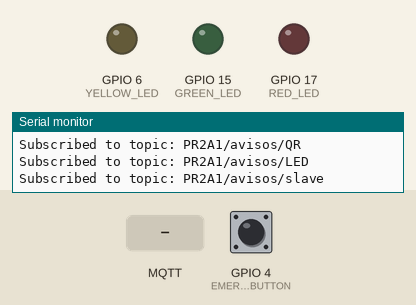
Recording of a sketch running on a simulated ESP32-S3. Parts: output pins drawn as LEDs (lit = HIGH), the last lines printed to the serial monitor. Inputs (shaded band) come from the test bench; at power-on: GPIO 4 (EMERGENCY_BUTTON) HIGH. WiFi joins after 1.5 s; servers stay silent unless stated; no MQTT or app messages arrive unless stated.

Above: at 2.7 s.
2.8 s: MQTT message "1" arrives on the second subscribed topic
At 4.0 s:
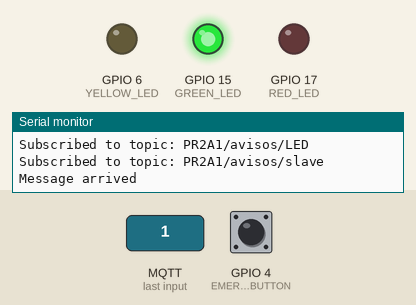
4.3 s: GPIO 4 (EMERGENCY_BUTTON) pulled LOW for 0.15 s
At 5.4 s:
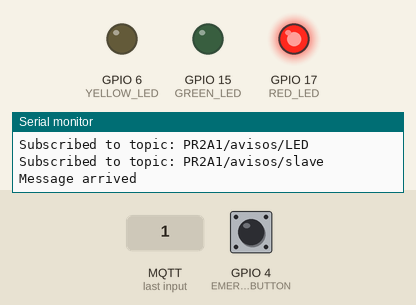
5.9 s: MQTT message "0" arrives on the second subscribed topic
At 6.8 s:
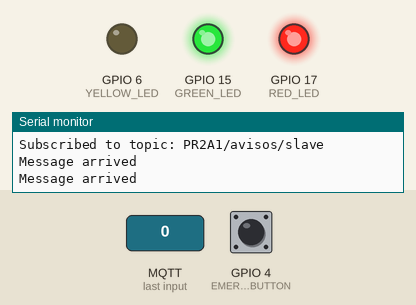
7.4 s: MQTT message "1" arrives on the third subscribed topic
At 8.0 s:
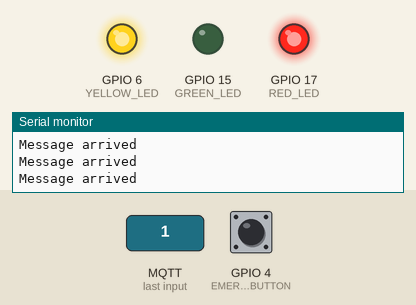
8.9 s: MQTT message "2" arrives on the second subscribed topic
At 9.2 s:
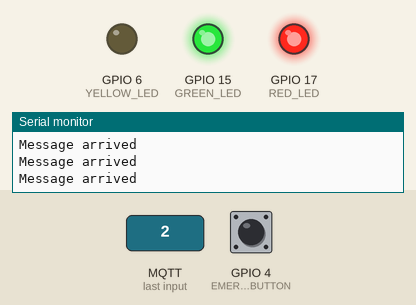
10.4 s: MQTT message "0" arrives on the third subscribed topic
At 11.7 s:
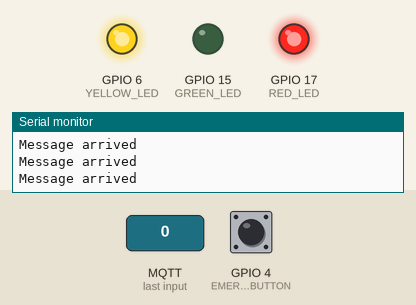
Timing chart, 0 to 12.9 s (numbered marks = the images above; inputs shaded):
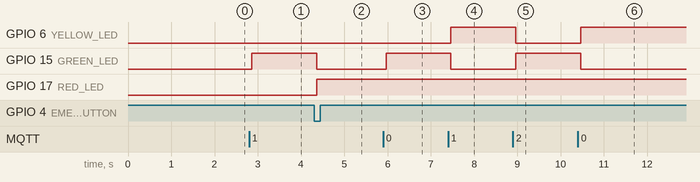

The sketch:

ESP_MASTER.ino
```cpp
#include "ESP.hpp"

void setup()
{
  ESP::init();
}

void loop()
{
}
```

ESP.cpp
```cpp
#include "ESP.hpp"

bool ESP::button_pressed = false;

void ESP::init() {
  Serial.begin(BAUD);

  for (const auto& [pin, mode] : pin_map) {
    pinMode(pin, mode);
  }

  attachInterrupt(EMERGENCY_BUTTON, button_callback, FALLING);

  WIFI::init();
  MQTT::init();
  MQTT::subscribe(QR_TOPIC);
  MQTT::subscribe(LED_STATUS_TOPIC);
  MQTT::subscribe(SLAVE_TOPIC);

  xTaskCreate(mqtt_periodic_task, "mqtt_periodic_task", 4096, NULL, 1, NULL);
  xTaskCreate(button_periodic_task, "button_periodic_task", 4096, NULL, 1, NULL);
}

void ESP::mqtt_periodic_task(void* args) {
  for (;;) {
    MQTT::loop();
    vTaskDelay(100 / portTICK_PERIOD_MS);
  }
}

void ESP::button_periodic_task(void* args) {
  for (;;) {
    if (button_pressed)
      button_order();

    vTaskDelay(100 / portTICK_PERIOD_MS);
  }
}

void ESP::add_key_value_pairs(JsonDocument& doc) {  // does nothing when the recursion ends
}

JsonDocument ESP::get_json_data(String message) {
  JsonDocument doc;
  deserializeJson(doc, message);
  return doc;
}

void ESP::button_callback() {
  button_pressed = true;
}

void ESP::button_order() {
  button_pressed = false;
  std::string msg_json = create_json("button", "pressed");
  digitalWrite(YELLOW_LED, LOW);
  digitalWrite(GREEN_LED, LOW);
  digitalWrite(RED_LED, HIGH);

  MQTT::publish(BUTTON_STATUS_TOPIC, msg_json);
}
```

ESP.hpp
```cpp
#pragma once
#include <ArduinoJson.h>
#include "Config.hpp"
#include "WIFI.hpp"
#include "MQTT.hpp"
#include "HTTP.hpp"

class ESP
{
    static void add_key_value_pairs(JsonDocument &doc);

    template <typename t_key, typename t_value, typename... t_rest>
    static void add_key_value_pairs(JsonDocument &doc, t_key key, t_value value, t_rest... rest);

    static bool button_pressed;

public:
    static void init();

    template <typename... Args>
    static std::string create_json(Args... args);
    static JsonDocument get_json_data(String message);

    static void button_callback();
    static void button_order();

    static void mqtt_periodic_task(void* args);
    static void button_periodic_task(void* args);
};

template <typename... Args>
std::string ESP::create_json(Args... args)
{
    JsonDocument doc;
    add_key_value_pairs(doc, args...);
    std::string msg_json;
    serializeJson(doc, msg_json);
    return msg_json;
}

template <typename t_key, typename t_value, typename... t_rest>
void ESP::add_key_value_pairs(JsonDocument &doc, t_key key, t_value value, t_rest... rest)
{
    doc[key] = value;
    add_key_value_pairs(doc, rest...);
}
```

HTTP.hpp
```cpp
#pragma once
#include <HTTPClient.h>
#include "Config.hpp"
#include "ESP.hpp"

class HTTP
{
public:
    static void post(std::string message);
};
```

MQTT.cpp
```cpp
#include "MQTT.hpp"

WiFiClient MQTT::wifi_client;
PubSubClient MQTT::mqtt_client(wifi_client);
QueueHandle_t MQTT::queue = xQueueCreate(10, sizeof(MQTT::message));

void MQTT::init()
{
    mqtt_client.setServer(MQTT_SERVER, MQTT_PORT);
    mqtt_client.setCallback(mqtt_callback);
    MQTT::reconnect();
}

void MQTT::reconnect()
{
    while (!mqtt_client.connected())
    {
        Serial.print("Connecting to MQTT...");
        if (mqtt_client.connect(MQTT_CLIENT_ID))
        {
            Serial.println("Connected to MQTT!");
        }
        else
        {
            Serial.print("Error, rc=");
            Serial.print(mqtt_client.state());
            delay(2000);
        }
    }
}

void MQTT::subscribe(std::string topic)
{
    mqtt_client.subscribe(topic.c_str());
    Serial.print("Subscribed to topic: ");
    Serial.println(topic.c_str());
}

void MQTT::publish(std::string topic, std::string message)
{
    mqtt_client.publish(topic.c_str(), message.c_str());
}

void MQTT::mqtt_callback(char *topic, byte *payload, unsigned int length)
{
    Serial.println("Message arrived");

    message msg;

    strncpy(msg.topic, topic, sizeof(msg.topic) - 1);
    strncpy(msg.payload, (char*)payload, sizeof(msg.payload) - 1);
    msg.payload[length] = '\0';

    xQueueSend(MQTT::queue, &msg, 0);
}

void MQTT::check_queue()
{
    message msg;
    if (xQueueReceive(MQTT::queue, &msg, 0))
    {
        if (strcmp(msg.topic, SLAVE_TOPIC) == 0)
        {
            digitalWrite(GREEN_LED, LOW);
            digitalWrite(YELLOW_LED, HIGH);
            // HTTP::post(msg.payload);
            MQTT::publish(QR_TOPIC, msg.payload);
        }
        else if (strcmp(msg.topic, LED_STATUS_TOPIC) == 0)
        {
            digitalWrite(YELLOW_LED, LOW);
            digitalWrite(GREEN_LED, HIGH);
        }
    }
}

void MQTT::loop()
{
    reconnect();
    mqtt_client.loop();
    check_queue();
}
```

MQTT.hpp
```cpp
#pragma once
#include <string>
#include <PubSubClient.h>
#include <WiFi.h>
#include "Config.hpp"
#include "HTTP.hpp"

class MQTT
{
public:

    typedef struct
    {
        char topic[64];
        char payload [128];
    } message;

    static QueueHandle_t queue;

    static WiFiClient wifi_client;
    static PubSubClient mqtt_client;

    static void init();
    static void reconnect();
    static void subscribe(std::string topic);

    static void publish(std::string topic, std::string message);
    static void mqtt_callback(char *topic, byte *payload, unsigned int length);
    static void check_queue();

    static void loop();

};
```

WIFI.cpp
```cpp
#include "WIFI.hpp"


void WIFI::init()
{
    WiFi.begin(WIFI_SSID, WIFI_PASSWORD);
    while (WiFi.status() != WL_CONNECTED)
    {
        delay(500);
        Serial.print(".");
    }
    Serial.println("\nWIFI CONNECTED");
}
```

WIFI.hpp
```cpp
#pragma once
#include <WiFi.h>
#include "Config.hpp"

class WIFI
{
public:
    static void init();
};
```

Config.hpp
```cpp
#pragma once
#include <unordered_map>
#include <Arduino.h>

//----------------WIFI----------------
#define WIFI_SSID  ""
#define WIFI_PASSWORD  ""

//----------------MQTT----------------
#define MQTT_CLIENT_ID "ESP32_S3_PR2_A1_MASTER"
#define MQTT_SERVER ""
#define MQTT_PORT 0

//topics
#define SLAVE_TOPIC         "PR2A1/avisos/slave"
#define BUTTON_STATUS_TOPIC "PR2A1/avisos/parada_emergencia"
#define QR_TOPIC            "PR2A1/avisos/QR"
#define LED_STATUS_TOPIC    "PR2A1/avisos/LED"

//----------------HTTP----------------
#define HTTP_SERVER_URL ""

//----------------BAUD----------------
#define BAUD 115200

//----------------PINOUT----------------
#define EMERGENCY_BUTTON 4
#define YELLOW_LED 6
#define GREEN_LED 15
#define RED_LED 17

inline std::unordered_map<uint8_t, uint8_t> pin_map = {
    {EMERGENCY_BUTTON, INPUT_PULLUP},
    {YELLOW_LED, OUTPUT},
    {GREEN_LED, OUTPUT},
    {RED_LED, OUTPUT}
};
```

Measured:
- after the input at 2.8 s, GPIO 15 (GREEN_LED): LOW → HIGH after 0.06 s
- after the input at 4.3 s, GPIO 15 (GREEN_LED): HIGH → LOW after 0.06 s; GPIO 17 (RED_LED): LOW → HIGH after 0.06 s
- after the input at 5.9 s, GPIO 15 (GREEN_LED): LOW → HIGH after 0.06 s
- after the input at 7.4 s, GPIO 6 (YELLOW_LED): LOW → HIGH after 0.07 s; GPIO 15 (GREEN_LED): HIGH → LOW after 0.07 s
- after the input at 8.9 s, GPIO 6 (YELLOW_LED): HIGH → LOW after 0.07 s; GPIO 15 (GREEN_LED): LOW → HIGH after 0.07 s
- after the input at 10.4 s, GPIO 6 (YELLOW_LED): LOW → HIGH after 0.07 s; GPIO 15 (GREEN_LED): HIGH → LOW after 0.07 s
